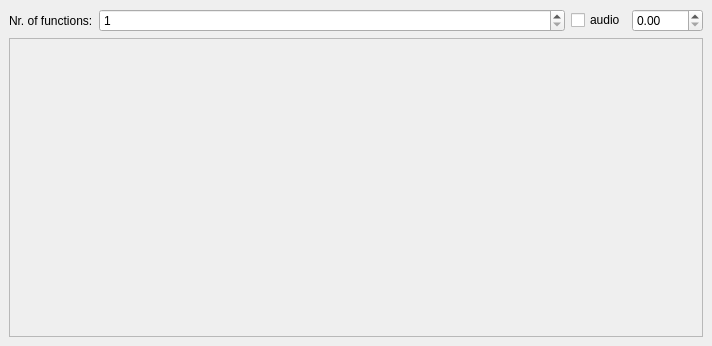
<?xml version="1.0" encoding="UTF-8"?>
<ui version="4.0">
 <class>MainWindow</class>
 <widget class="QMainWindow" name="MainWindow">
  <property name="geometry">
   <rect>
    <x>0</x>
    <y>0</y>
    <width>712</width>
    <height>346</height>
   </rect>
  </property>
  <property name="windowTitle">
   <string>Function Explorer</string>
  </property>
  <widget class="QWidget" name="centralwidget">
   <layout class="QVBoxLayout" name="mainLayout" stretch="0,0">
    <item>
     <layout class="QHBoxLayout" name="horizontalLayout" stretch="0,1,0,0">
      <item>
       <widget class="QLabel" name="label">
        <property name="text">
         <string>Nr. of functions:</string>
        </property>
       </widget>
      </item>
      <item>
       <widget class="QSpinBox" name="functionCount">
        <property name="minimum">
         <number>1</number>
        </property>
        <property name="maximum">
         <number>10</number>
        </property>
        <property name="value">
         <number>1</number>
        </property>
       </widget>
      </item>
      <item>
       <widget class="QCheckBox" name="audioEnabled">
        <property name="text">
         <string>audio</string>
        </property>
       </widget>
      </item>
      <item>
       <widget class="QDoubleSpinBox" name="time">
        <property name="maximum">
         <double>3600.000000000000000</double>
        </property>
        <property name="singleStep">
         <double>0.100000000000000</double>
        </property>
       </widget>
      </item>
     </layout>
    </item>
    <item>
     <widget class="QScrollArea" name="scrollArea">
      <property name="widgetResizable">
       <bool>true</bool>
      </property>
      <property name="alignment">
       <set>Qt::AlignLeading|Qt::AlignLeft|Qt::AlignTop</set>
      </property>
      <widget class="QWidget" name="scrollAreaWidgetContents">
       <property name="geometry">
        <rect>
         <x>0</x>
         <y>0</y>
         <width>692</width>
         <height>292</height>
        </rect>
       </property>
       <layout class="QVBoxLayout" name="verticalLayout">
        <item>
         <spacer name="verticalSpacer">
          <property name="orientation">
           <enum>Qt::Vertical</enum>
          </property>
          <property name="sizeHint" stdset="0">
           <size>
            <width>20</width>
            <height>0</height>
           </size>
          </property>
         </spacer>
        </item>
       </layout>
      </widget>
     </widget>
    </item>
   </layout>
  </widget>
 </widget>
 <resources/>
 <connections/>
</ui>
